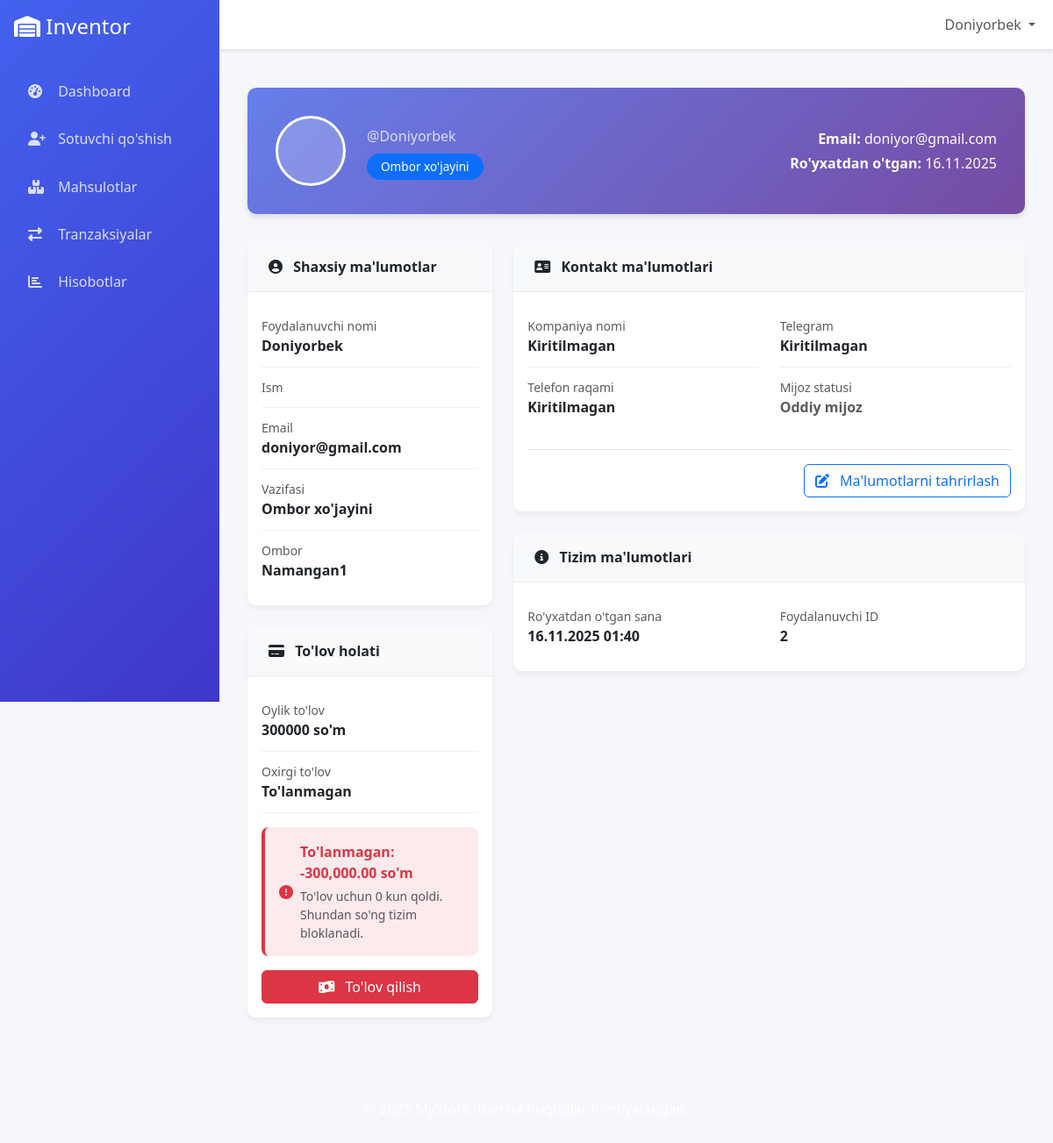
Screenshot of /profile/ (signed in) with the database file from the repository.
### users/models.py (models this page shows, shortened)
class UserRole(models.Model):
    ROLE_CHOICES = (
        ('ADMIN', 'Admin'),
        ('WAREHOUSE_MANAGER', 'Ombor xo\'jayini'),
        ('SELLER', 'Sotuvchi'),
    )
    user = models.OneToOneField(User, on_delete=models.CASCADE)
    role = models.CharField(max_length=20, choices=ROLE_CHOICES)
    warehouse = models.ForeignKey('inventor.Warehouse', on_delete=models.CASCADE, null=True, blank=True)
    created_at = models.DateTimeField(auto_now_add=True)

class UserProfile(models.Model):
    user = models.OneToOneField(User, on_delete=models.CASCADE)
    company_name = models.CharField(max_length=200, blank=True)
    phone = models.CharField(max_length=20, blank=True)
    telegram = models.CharField(max_length=100, blank=True)
    is_vip = models.BooleanField(default=False)
    monthly_payment = models.DecimalField(max_digits=10, decimal_places=2, default=300000)
    last_payment_date = models.DateTimeField(null=True, blank=True)
    is_blocked = models.BooleanField(default=False)
    created_at = models.DateTimeField(auto_now_add=True)
    def is_payment_due(self):
        if not self.last_payment_date:
            return True
        return timezone.now() > self.last_payment_date + timedelta(days=31)
    def days_until_block(self):
        if not self.last_payment_date:
            return 0
        days_passed = (timezone.now() - self.last_payment_date).days
        return max(0, 33 - days_passed)
    def get_payment_status(self):
        if self.is_payment_due():
            return {
                'status': 'due',
                'message': f"To'lanmagan: -{self.monthly_payment:,} so'm",
                'amount_due': -self.monthly_payment
            }
        else:
            return {
                'status': 'paid',
                'message': f"To'langan: 0 so'm",
                'amount_due': 0
            }

### inventor/models.py (models this page shows, shortened)
class Warehouse(models.Model):
    name = models.CharField(max_length=100)
    location = models.CharField(max_length=200)
    created_at = models.DateTimeField(auto_now_add=True)

### users/views.py (the view)
# urls.py: path('profile/', views.profile_view, name='profile'),
@login_required
def profile_view(request):
    try:
        profile = UserProfile.objects.get(user=request.user)
        role = UserRole.objects.get(user=request.user)
        payment_status = profile.get_payment_status()
        debts = []
        if role.role == 'SELLER':
            debts = Debt.objects.filter(
                seller=request.user,
                status__in=['PENDING', 'PARTIAL']
            ).select_related('product') # Optimizing query to get product name
    except UserProfile.DoesNotExist:
        profile = None
        payment_status = {'status': 'error', 'message': "Profil topilmadi."}
        debts = []
    except UserRole.DoesNotExist:
        role = None
    context = {
        'user': request.user,
        'profile': profile,
        'role': role,
        'payment_status': payment_status,
        'debts': debts,
    }
    return render(request, 'users/profile.html', context)

### templates/users/profile.html (shortened to what this page needs)
{% extends 'base.html' %}
{% block content %}
<div class="container-fluid py-4">
    <div class="profile-header">
        <div class="row align-items-center">
            <div class="col-md-8">
                <div class="d-flex align-items-center">
                    <div class="user-avatar-large me-4">
                    </div>
                    <div>
                        <p class="mb-0 opacity-75">@{{ user.username }}</p>
                        {% if role %}
                        <span class="badge status-badge mt-2
                            {% if role.role == 'ADMIN' %}bg-danger
                            {% elif role.role == 'WAREHOUSE_MANAGER' %}bg-primary
                            {% else %}bg-success{% endif %}">
                            {{ role.get_role_display }}
                        </span>
                        {% endif %}
                    </div>
                </div>
            </div>
            <div class="col-md-4 text-md-end">
                <p class="mb-1"><strong>Email:</strong> {{ user.email }}</p>
                {% if role %}
                <p class="mb-0"><strong>Ro'yxatdan o'tgan:</strong> {{ role.created_at|date:"d.m.Y" }}</p>
                {% endif %}
            </div>
        </div>
    </div>
    <div class="row">
        <div class="col-lg-4">
            <div class="card card-profile">
                <div class="card-header card-header-custom">
                    <i class="fas fa-user-circle me-2"></i> Shaxsiy ma'lumotlar
                </div>
                <div class="card-body">
                    <div class="info-item">
                        <div class="text-muted small">Foydalanuvchi nomi</div>
                        <div class="fw-bold">{{ user.username }}</div>
                    </div>
                    <div class="info-item">
                        <div class="text-muted small">Ism</div>
                    </div>
                    <div class="info-item">
                        <div class="text-muted small">Email</div>
                        <div class="fw-bold">{{ user.email }}</div>
                    </div>
                    {% if role %}
                    <div class="info-item">
                        <div class="text-muted small">Vazifasi</div>
                        <div class="fw-bold">{{ role.get_role_display }}</div>
                    </div>
                    {% if role.warehouse %}
                    <div class="info-item">
                        <div class="text-muted small">Ombor</div>
                        <div class="fw-bold">{{ role.warehouse.name }}</div>
                    </div>
                    {% endif %}
                    {% endif %}
                </div>
            </div>
            {% if profile %}
            <div class="card card-profile">
                <div class="card-header card-header-custom">
                    <i class="fas fa-credit-card me-2"></i> To'lov holati
                </div>
                <div class="card-body">
                    <div class="info-item">
                        <div class="text-muted small">Oylik to'lov</div>
                        <div class="fw-bold">{{ profile.monthly_payment|floatformat:0|default:"Noma'lum" }} so'm</div>
                    </div>
                    <div class="info-item">
                        <div class="text-muted small">Oxirgi to'lov</div>
                        <div class="fw-bold">{{ profile.last_payment_date|date:"d.m.Y"|default:"To'lanmagan" }}</div>
                    </div>
                    <div class="payment-status mt-3
                        {% if payment_status.status == 'due' %}bg-danger bg-opacity-10 border-danger
                        {% else %}bg-success bg-opacity-10 border-success{% endif %}">
                        <div class="d-flex align-items-center">
                            <i class="fas
                                {% if payment_status.status == 'due' %}fa-exclamation-circle text-danger
                                {% else %}fa-check-circle text-success{% endif %} me-2"></i>
                            <div>
                                <p class="fw-bold mb-1
                                    {% if payment_status.status == 'due' %}text-danger
                                    {% else %}text-success{% endif %}">
                                    {{ payment_status.message }}
                                </p>
                                {% if payment_status.status == 'due' %}
                                {% with days_left=profile.days_until_block %}
                                <p class="small mb-0 text-muted">
                                    To'lov uchun {{ days_left }} kun qoldi. Shundan so'ng tizim bloklanadi.
                                </p>
                                {% endwith %}
                                {% endif %}
                            </div>
                        </div>
                    </div>
                    {% if payment_status.status == 'due' %}
                    <button class="btn btn-danger w-100 mt-3">
                        <i class="fas fa-money-bill-wave me-2"></i> To'lov qilish
                    </button>
                    {% endif %}
                </div>
            </div>
            {% endif %}
        </div>
        <div class="col-lg-8">
            {% if profile %}
            <div class="card card-profile mb-4">
                <div class="card-header card-header-custom">
                    <i class="fas fa-address-card me-2"></i> Kontakt ma'lumotlari
                </div>
                <div class="card-body">
                    <div class="row">
                        <div class="col-md-6">
                            <div class="info-item">
                                <div class="text-muted small">Kompaniya nomi</div>
                                <div class="fw-bold">{{ profile.company_name|default:"Kiritilmagan" }}</div>
                            </div>
                            <div class="info-item">
                                <div class="text-muted small">Telefon raqami</div>
                                <div class="fw-bold">{{ profile.phone|default:"Kiritilmagan" }}</div>
                            </div>
                        </div>
                        <div class="col-md-6">
                            <div class="info-item">
                                <div class="text-muted small">Telegram</div>
                                <div class="fw-bold">{{ profile.telegram|default:"Kiritilmagan" }}</div>
                            </div>
                            <div class="info-item">
                                <div class="text-muted small">Mijoz statusi</div>
                                <div class="d-flex align-items-center">
                                    <span class="fw-bold {% if profile.is_vip %}text-warning{% else %}text-muted{% endif %}">
                                        {% if profile.is_vip %}VIP mijoz{% else %}Oddiy mijoz{% endif %}
                                    </span>
                                </div>
                            </div>
                        </div>
                    </div>
                    <div class="mt-4 pt-3 border-top text-end">
                        <button class="btn btn-outline-primary">
                            <i class="fas fa-edit me-2"></i> Ma'lumotlarni tahrirlash
                        </button>
                    </div>
                </div>
            </div>
            {% endif %}
            {% if role %}
            <div class="card card-profile mt-4">
                <div class="card-header card-header-custom">
                    <i class="fas fa-info-circle me-2"></i> Tizim ma'lumotlari
                </div>
                <div class="card-body">
                    <div class="row">
                        <div class="col-md-6">
                            <div class="info-item">
                                <div class="text-muted small">Ro'yxatdan o'tgan sana</div>
                                <div class="fw-bold">{{ role.created_at|date:"d.m.Y H:i" }}</div>
                            </div>
                        </div>
                        <div class="col-md-6">
                            <div class="info-item">
                                <div class="text-muted small">Foydalanuvchi ID</div>
                                <div class="fw-bold">{{ user.id }}</div>
                            </div>
                        </div>
                    </div>
                </div>
            </div>
            {% endif %}
        </div>
    </div>
</div>
{% endblock %}

### templates/includes/header.html (shortened to what this page needs)
<div class="sidebar">
    <div class="p-3">
        <h4 class="text-white mb-0">
            <i class="fas fa-warehouse"></i>
            <span class="sidebar-brand-text">Inventor</span>
        </h4>
    </div>
    <nav class="nav flex-column p-3">
        {% if user.is_authenticated %}
            {% if user.userrole.role == 'ADMIN' %}
                <a class="nav-link {% if request.resolver_match.url_name == 'admin_dashboard' %}active{% endif %}" href="{% url 'users:admin_dashboard' %}">
                    <i class="fas fa-tachometer-alt"></i>
                    <span>Boshqaruv paneli</span>
                </a>
                <a class="nav-link" href="{% url 'users:create_warehouse_manager' %}">
                    <i class="fas fa-user-plus"></i>
                    <span>Ombor qo'shish</span>
                </a>
                <a class="nav-link" href="{% url 'users:payment_management' %}">
                    <i class="fas fa-money-bill-wave"></i>
                    <span>To'lovlar</span>
                </a>
            {% elif user.userrole.role == 'WAREHOUSE_MANAGER' %}
                <a class="nav-link {% if request.resolver_match.url_name == 'warehouse_manager_dashboard' %}active{% endif %}" href="{% url 'users:warehouse_manager_dashboard' %}">
                    <i class="fas fa-tachometer-alt"></i>
                    <span>Dashboard</span>
                </a>
                <a class="nav-link" href="{% url 'users:create_seller' %}">
                    <i class="fas fa-user-plus"></i>
                    <span>Sotuvchi qo'shish</span>
                </a>
            {% elif user.userrole.role == 'SELLER' %}
                <a class="nav-link {% if request.resolver_match.url_name == 'seller_dashboard' %}active{% endif %}" href="{% url 'users:seller_dashboard' %}">
                    <i class="fas fa-tachometer-alt"></i>
                    <span>Dashboard</span>
                </a>
            {% endif %}
            <a class="nav-link" href="{% url 'products:product_list' %}">
                <i class="fas fa-boxes"></i>
                <span>Mahsulotlar</span>
            </a>
            <a class="nav-link" href="{% url 'inventor:transaction_history' %}">
                <i class="fas fa-exchange-alt"></i>
                <span>Tranzaksiyalar</span>
            </a>
            <a class="nav-link" href="{% url 'inventor:report_list' %}">
                <i class="fas fa-chart-bar"></i>
                <span>Hisobotlar</span>
            </a>
        {% endif %}
    </nav>
</div>
<nav class="navbar navbar-expand-lg navbar-custom">
    <div class="container-fluid">
        <div class="collapse navbar-collapse" id="navbarContent">
            <ul class="navbar-nav ms-auto mb-2 mb-lg-0">
                {% if user.is_authenticated %}
                    <li class="nav-item dropdown">
                        <a class="nav-link dropdown-toggle" href="#" id="navbarDropdown" role="button" data-bs-toggle="dropdown">
                            {{ user.username }}
                        </a>
                    </li>
                {% else %}
                    <li class="nav-item">
                        <a class="nav-link" href="{% url 'users:login' %}">Kirish</a>
                    </li>
                {% endif %}
            </ul>
        </div>
    </div>
</nav>

### rows the page displays
UserRole: role "Ombor xo'jayini", created_at "16.11.2025", warehouse.name "Namangan1", created_at "16.11.2025 01:40"
UserProfile: monthly_payment "300000", last_payment_date "To'lanmagan", company_name "Kiritilmagan", phone "Kiritilmagan", telegram "Kiritilmagan"

### other values shown
{{ user.username }} "Doniyorbek"
{{ user.email }} "doniyor@gmail.com"
{{ payment_status.message }} "To'lanmagan: -300,000.00 so'm"
{{ days_left }} "0"
{{ user.id }} "2"
